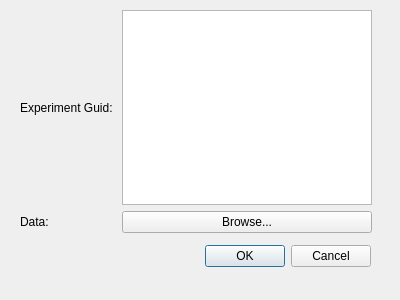
<?xml version="1.0" encoding="UTF-8"?>
<ui version="4.0">
 <class>UploadDataDialog</class>
 <widget class="QDialog" name="UploadDataDialog">
  <property name="windowModality">
   <enum>Qt::WindowModal</enum>
  </property>
  <property name="geometry">
   <rect>
    <x>0</x>
    <y>0</y>
    <width>400</width>
    <height>300</height>
   </rect>
  </property>
  <property name="windowTitle">
   <string>Upload Data</string>
  </property>
  <widget class="QDialogButtonBox" name="buttonBox">
   <property name="geometry">
    <rect>
     <x>30</x>
     <y>240</y>
     <width>341</width>
     <height>32</height>
    </rect>
   </property>
   <property name="orientation">
    <enum>Qt::Horizontal</enum>
   </property>
   <property name="standardButtons">
    <set>QDialogButtonBox::Cancel|QDialogButtonBox::Ok</set>
   </property>
  </widget>
  <widget class="QWidget" name="layoutWidget">
   <property name="geometry">
    <rect>
     <x>20</x>
     <y>10</y>
     <width>352</width>
     <height>223</height>
    </rect>
   </property>
   <layout class="QGridLayout" name="gridLayout">
    <item row="0" column="0">
     <widget class="QLabel" name="guid_label">
      <property name="text">
       <string>Experiment Guid: </string>
      </property>
     </widget>
    </item>
    <item row="0" column="1">
     <widget class="QTextEdit" name="guid_textbox"/>
    </item>
    <item row="1" column="0">
     <widget class="QLabel" name="data_label">
      <property name="text">
       <string>Data:</string>
      </property>
     </widget>
    </item>
    <item row="1" column="1">
     <widget class="QPushButton" name="browse_button">
      <property name="text">
       <string>Browse...</string>
      </property>
     </widget>
    </item>
   </layout>
   <zorder>guid_label</zorder>
   <zorder>data_label</zorder>
   <zorder>browse_button</zorder>
   <zorder>guid_textbox</zorder>
  </widget>
 </widget>
 <resources/>
 <connections>
  <connection>
   <sender>buttonBox</sender>
   <signal>accepted()</signal>
   <receiver>UploadDataDialog</receiver>
   <slot>accept()</slot>
   <hints>
    <hint type="sourcelabel">
     <x>248</x>
     <y>254</y>
    </hint>
    <hint type="destinationlabel">
     <x>157</x>
     <y>274</y>
    </hint>
   </hints>
  </connection>
  <connection>
   <sender>buttonBox</sender>
   <signal>rejected()</signal>
   <receiver>UploadDataDialog</receiver>
   <slot>reject()</slot>
   <hints>
    <hint type="sourcelabel">
     <x>316</x>
     <y>260</y>
    </hint>
    <hint type="destinationlabel">
     <x>286</x>
     <y>274</y>
    </hint>
   </hints>
  </connection>
 </connections>
</ui>
